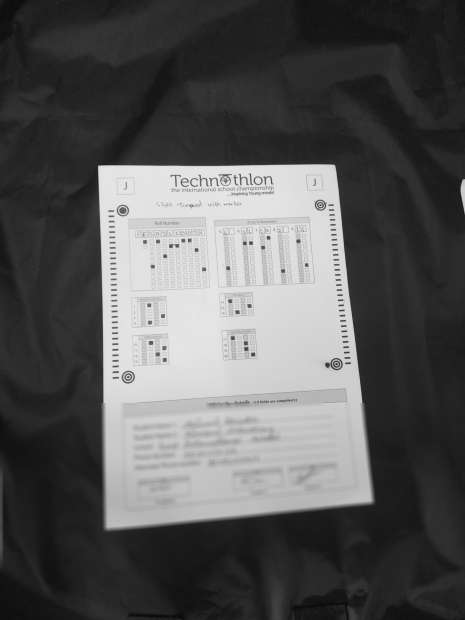
#> input picture samples/sample1/MobileCamera/sheet1.jpg, 930 x 1240 px (shown at 1/2 size)
$ jupyter execute --allow-errors 'FindPage&crrop.ipynb'
#> lines starting #> are read from the running program, lines starting #| are printed output that depends on the picture
# Function used to Find page and Crop image

Defitions and constant

[cell 1]
import cv2
import sys
import numpy as np
from IPython.display import display
from PIL import Image
#> (the rest of this cell did not finish here and is left out)

used this function to return sheet of four point of page <br />
find ORIGIN for the quadrants

[cell 2]
def find_page( image):
        image = my.normalize(image)
        _ret, image = cv2.threshold(image, 200, 255, cv2.THRESH_TRUNC)
        image =my.normalize(image)
        kernel = cv2.getStructuringElement(cv2.MORPH_RECT, (3, 10))
        closed = cv2.morphologyEx(image, cv2.MORPH_CLOSE, kernel)
        edge = cv2.Canny(closed, 185, 55)
        cnts = my.grab_contours(
            cv2.findContours(edge, cv2.RETR_LIST, cv2.CHAIN_APPROX_SIMPLE)
        )
        cnts = [cv2.convexHull(c) for c in cnts]
        cnts = sorted(cnts, key=cv2.contourArea, reverse=True)[:5]
        sheet = []
        for c in cnts:
            if cv2.contourArea(c) < MIN_PAGE_AREA:
                continue
            peri = cv2.arcLength(c, True)
            approx = cv2.approxPolyDP(c, epsilon=0.025 * peri, closed=True)
            if True:
                sheet = np.reshape(approx, (4, -1))
                cv2.drawContours(image, [approx], -1, (0,255, 0), 2)
                cv2.drawContours(edge, [approx], -1, (255, 255, 255), 10)
                break
        return sheet

function used to find page and crop image based sheet return from Find page
sheet content four point of rectangle page

[cell 3]
def apply_filter(image):
        image = my.normalize(cv2.GaussianBlur(image, (3, 3), 0))
        # Resize should be done with another preprocessor is needed
        sheet = find_page(image)
        display(sheet)
        if sheet == []:
            logger.error(
                "\tError: Paper boundary not found! \
                Have you accidentally included CropPage preprocessor?"
            )
            return None
        # cv2.waitKey(0)
        # Warp layer 1
        image = my.four_point_transform(image, sheet)


        # Return preprocessed image
        return image

# Input image

[cell 4]
image =cv2.imread("samples/sample1/MobileCamera/sheet1.jpg", cv2.IMREAD_GRAYSCALE)
#> image is the input picture: shape (1240, 930); min 9, max 237, mean 87.7
image = cv2.resize(image, None, fx = 0.65, fy = 0.65)
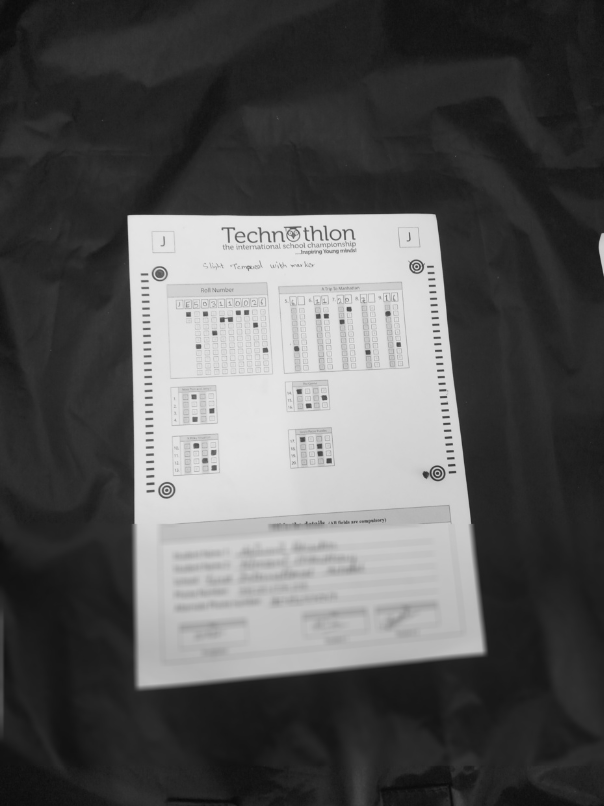
#> image: shape (806, 604); min 10, max 233, mean 87.6
display(Image.fromarray(image))
